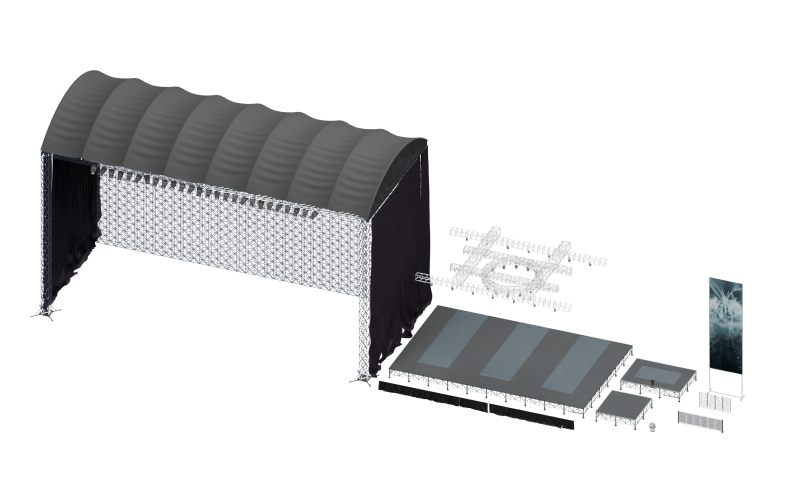
#> input picture assets/promo/arena.png, 1600 x 1000 px (shown at 1/2 size); its folder holds 4 pictures in this run
$ python layout_asset_promo.py
#> lines starting #> are read from the running program, lines starting #| are printed output that depends on the picture
"""Lay out actual Blender renders into a labeled advertising sheet and cards."""
from pathlib import Path
from PIL import Image, ImageDraw, ImageFont
import json
P=Path(__file__).resolve().parents[1]/'assets'/'promo'
BG='#0b1018'; PANEL='#151e2a'; WHITE='#f0f3f5'; MUTED='#a8b5c7'; YELLOW='#edce38'
def font(size,bold=False):return ImageFont.truetype('C:/Windows/Fonts/'+('arialbd.ttf' if bold else 'arial.ttf'),size)
entries=[('arena','MODULAR ARENA STAGE','Venue structure, platforms & stage props'),
 ('event','EVENT STAGE SETUP','Stage, screen panels & lighting'),
 ('speakers','RAVESPACE SPEAKERS','Straight arrays, curved arrays, horns & subs'),
 ('truss','TRUSS & LINE ARRAY','Support towers, straight sections & circular truss'),
 ('devices','SOUND, LIGHTING & PROJECTION','Fixtures, speakers, control desks & stage'),
 ('mixer','MUSIC MIXTABLE','Twin decks & mixer controls')]
def render_into(canvas,key,box):
 im=Image.open(P/(key+'.png')).convert('RGBA')
 bbox=im.getchannel('A').getbbox()
 if bbox:im=im.crop(bbox)
 x,y,w,h=box;im.thumbnail((w,h),Image.Resampling.LANCZOS)
 canvas.paste(im,(x+(w-im.width)//2,y+(h-im.height)//2),im)
def card(key,title,sub,w=1200,h=825):
 c=Image.new('RGB',(w,h),PANEL);d=ImageDraw.Draw(c)
 d.rectangle((36,38,94,44),fill=YELLOW)
 d.text((36,65),title,font=font(37,True),fill=WHITE)
 d.text((36,117),sub,font=font(25),fill=MUTED)
 render_into(c,key,(35,180,w-70,h-215))
 return c
poster=Image.new('RGB',(3840,2240),BG);d=ImageDraw.Draw(poster)
#> after `poster = Image.new('RGB', (3840, 2240), BG)`:
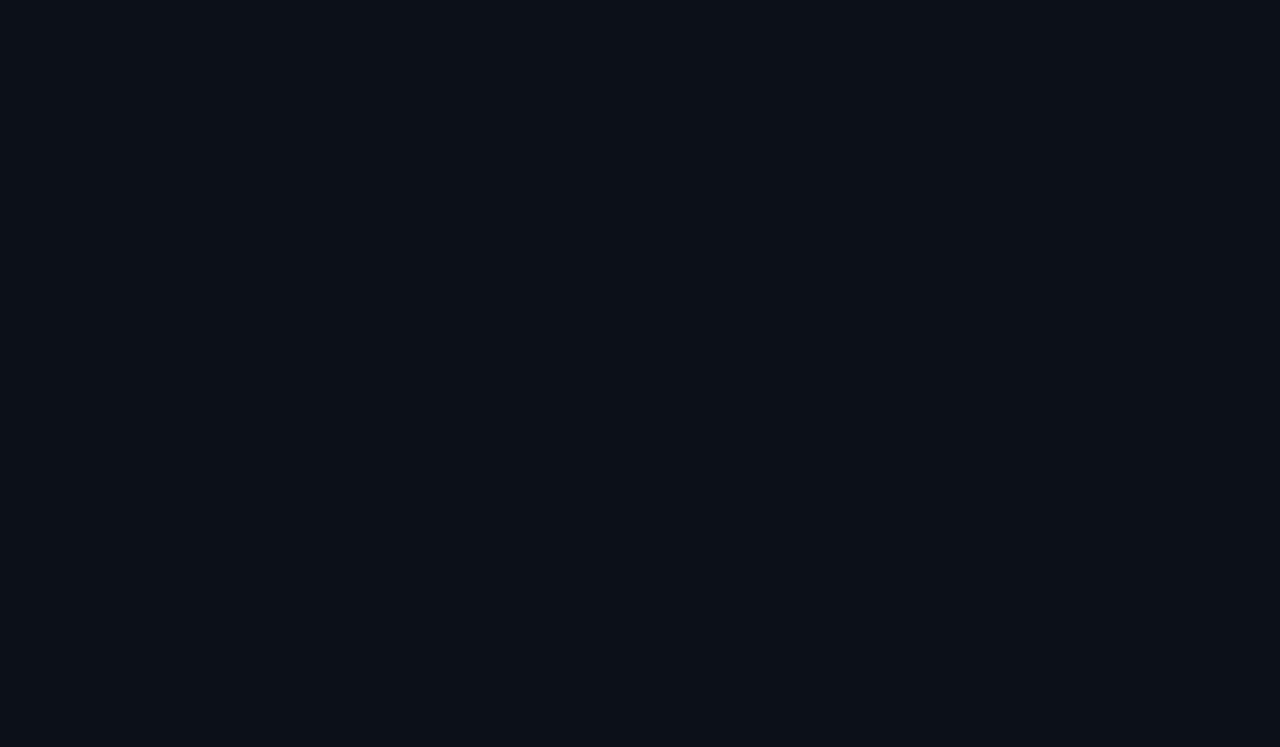
#> poster: PIL image 3840x2240 RGB (shown at 1/3 size); mean R, G, B 11, 16, 24
d.text((72,40),'EVENT DJ',font=font(112,True),fill=WHITE)
d.text((77,172),'ARMA 3  /  STAGES • SOUND • LIGHTING',font=font(32),fill=MUTED)
d.rounded_rectangle((2835,67,3768,143),radius=8,fill=YELLOW)
d.text((2870,84),'DEVELOPMENT ASSET PREVIEW',font=font(38,True),fill=BG)
for i,(key,title,sub) in enumerate(entries):
 c=card(key,title,sub)
#> in card, `c = Image.new('RGB', (w, h), PANEL)`:
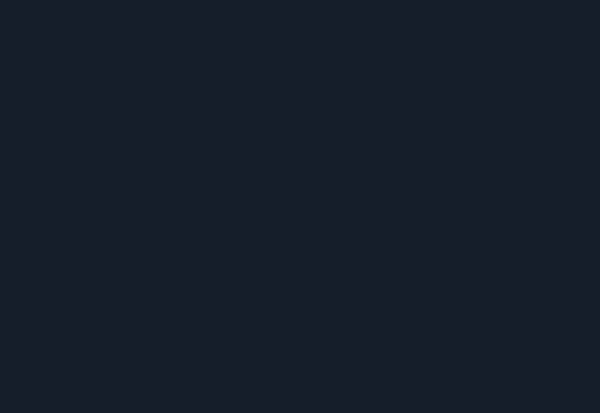
#> c: PIL image 1200x825 RGB (shown at 1/2 size); mean R, G, B 21, 30, 42
#> in render_into, im is the input picture: PIL image 1600x1000 RGBA; mean R, G, B, A 20.4, 21.1, 22, 51.6
#> in render_into, `bbox=im.getchannel('A').getbbox()`: bbox = (61, 140, 1490, 867)
#> in render_into, `if bbox:im=im.crop(bbox)`:
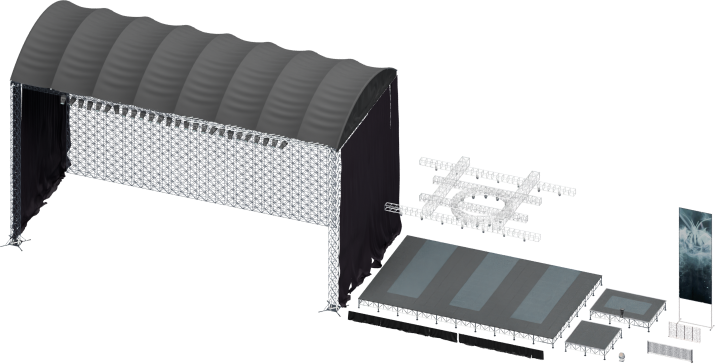
#> im: PIL image 1429x727 RGBA (shown at 1/2 size); mean R, G, B, A 31.4, 32.4, 33.8, 79.4; transparent parts drawn white
#> in render_into, `im.thumbnail((w, h), Image.Resampling.LANCZOS)`:
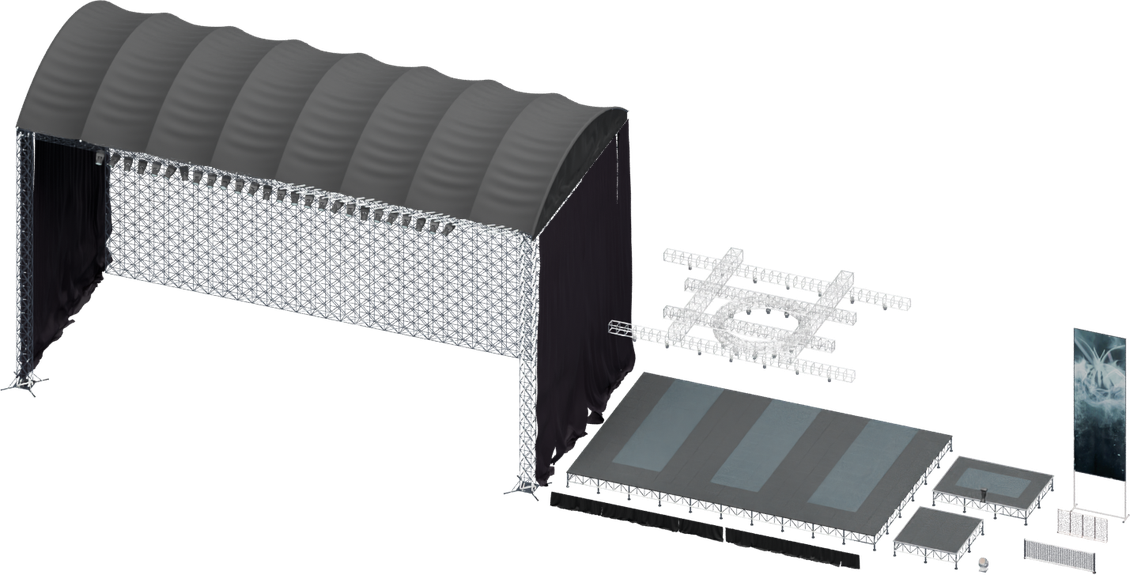
#> im: PIL image 1130x575 RGBA; mean R, G, B, A 32.8, 33.9, 35.4, 79.6; transparent parts drawn white
#> in render_into, `canvas.paste(im,(x+(w-im.width)//2,y+(h-im.height)//2),im)`:
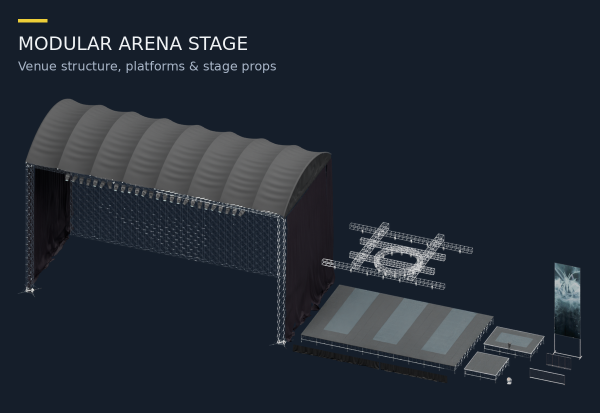
#> canvas: PIL image 1200x825 RGB (shown at 1/2 size); mean R, G, B 34.5, 42.1, 52.2
 poster.paste(c,(72+(i%3)*1248,280+(i//3)*873))
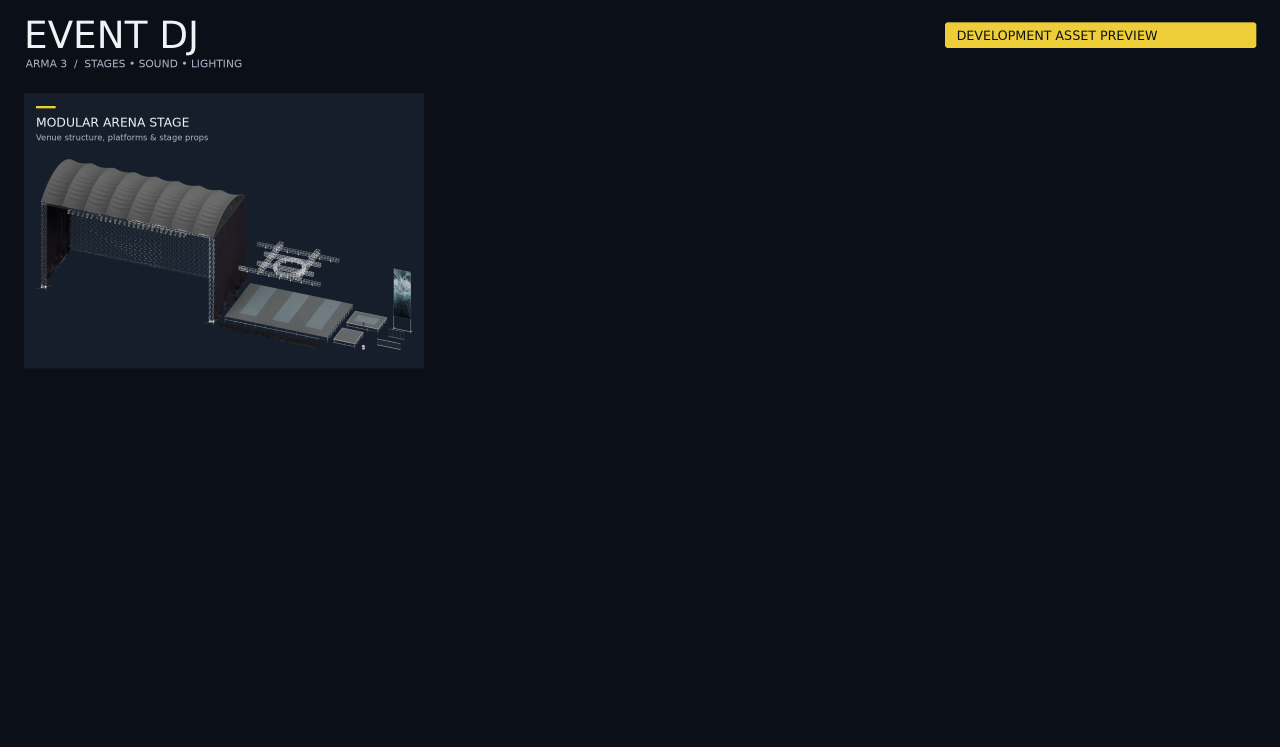
#> poster: PIL image 3840x2240 RGB (shown at 1/3 size); mean R, G, B 15.9, 20.9, 27.9
 solo=Image.new('RGB',(1920,1280),BG)
 solo.paste(c.resize((1800,1238),Image.Resampling.LANCZOS),(60,21))
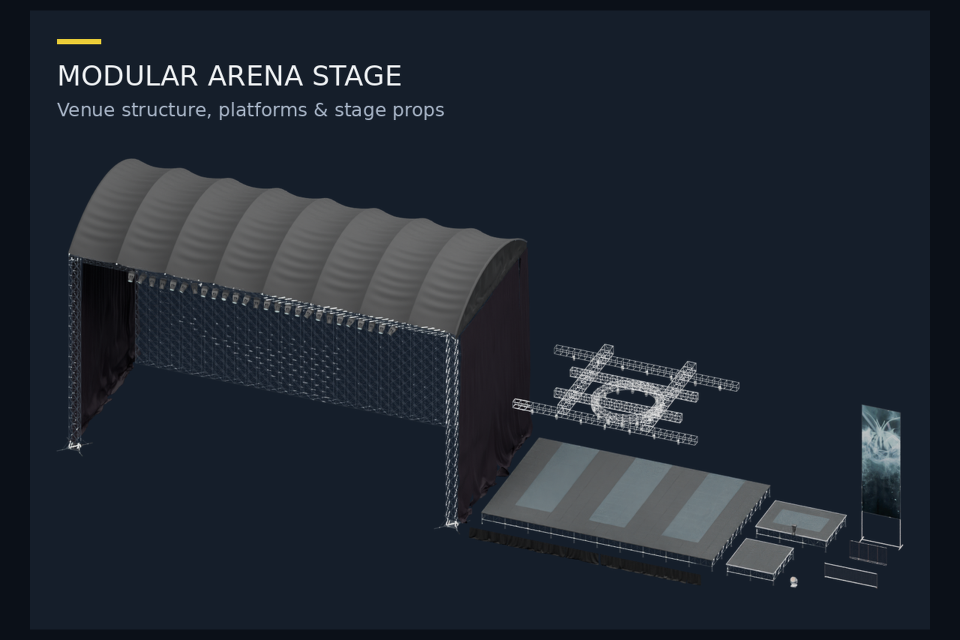
#> solo: PIL image 1920x1280 RGB (shown at 1/2 size); mean R, G, B 32.3, 39.7, 49.5
 solo.save(P/(key+'_preview_card.png'))
#> pass 2 of the loop `for i,(key,title,sub) in enumerate(entries):`:
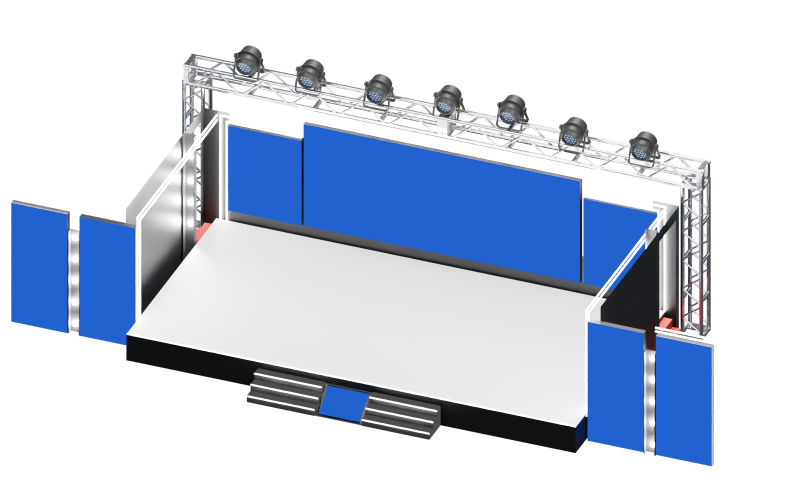
#> input picture assets/promo/event.png, 1600 x 1000 px (shown at 1/2 size)
#> in render_into, im is the input picture: PIL image 1600x1000 RGBA; mean R, G, B, A 60.1, 70.7, 89.4, 117.6
#> bbox = (9, 90, 1441, 937)
#> `poster.paste(c,(72+(i%3)*1248,280+(i//3)*873))`:
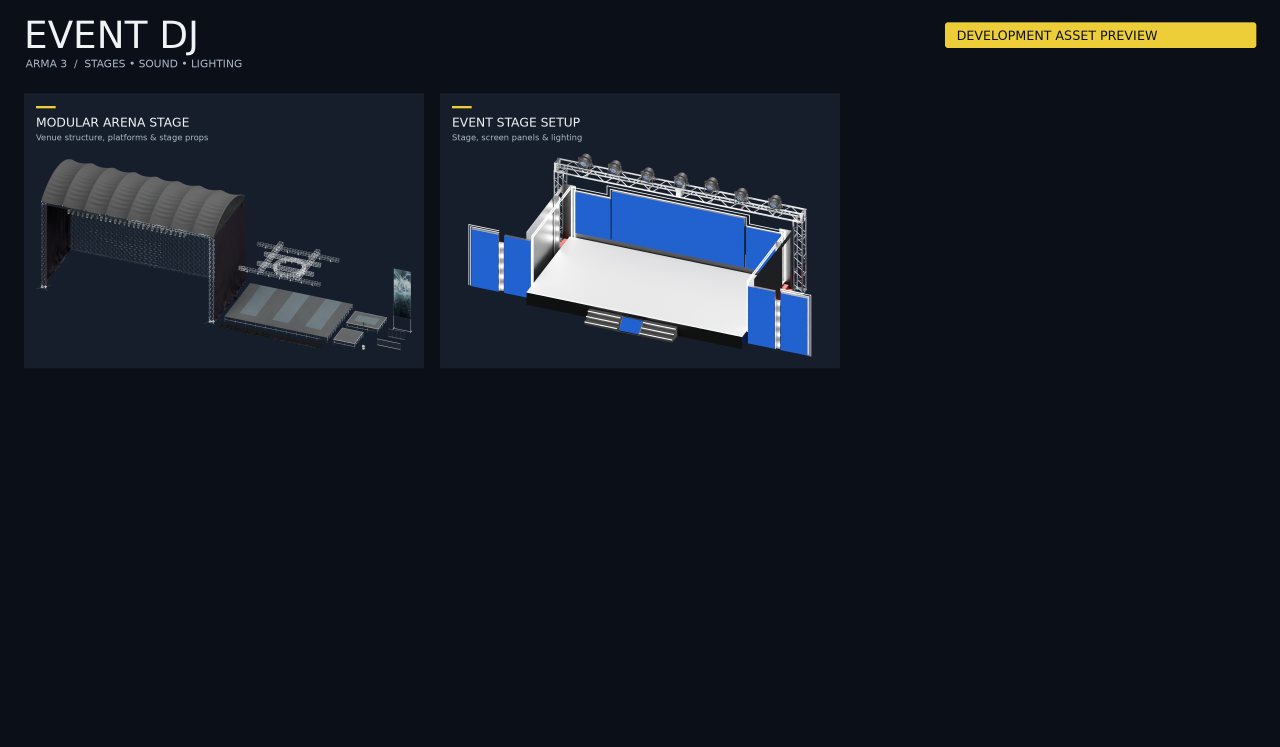
#> poster: PIL image 3840x2240 RGB (shown at 1/3 size); mean R, G, B 21.8, 27.9, 36.7
#> `solo.paste(c.resize((1800,1238),Image.Resampling.LANCZOS),(60,21))`:
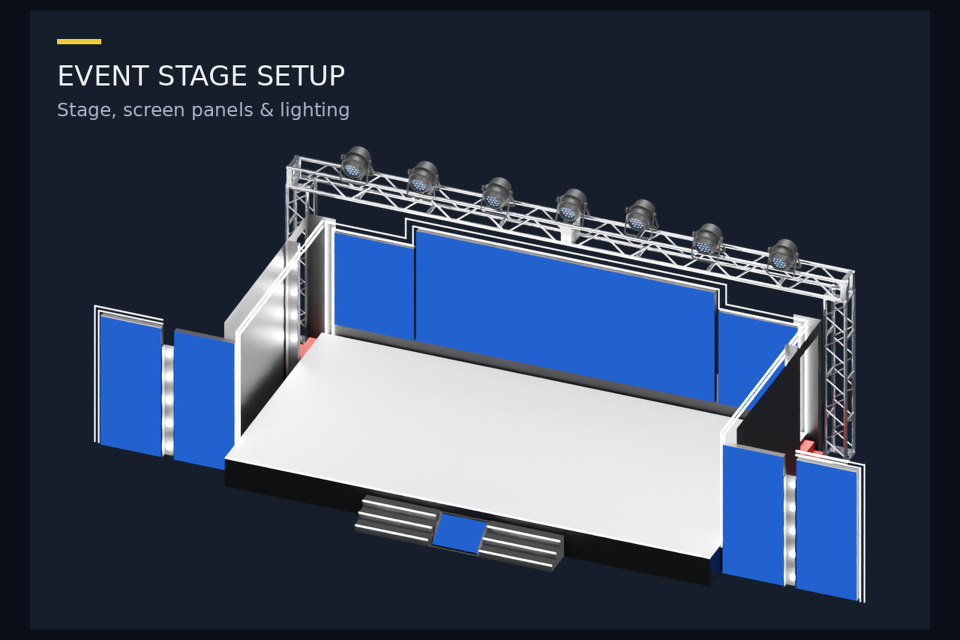
#> solo: PIL image 1920x1280 RGB (shown at 1/2 size); mean R, G, B 57.9, 71.4, 92.8
#> (the run stopped early here; a loop or call above may not have finished)
